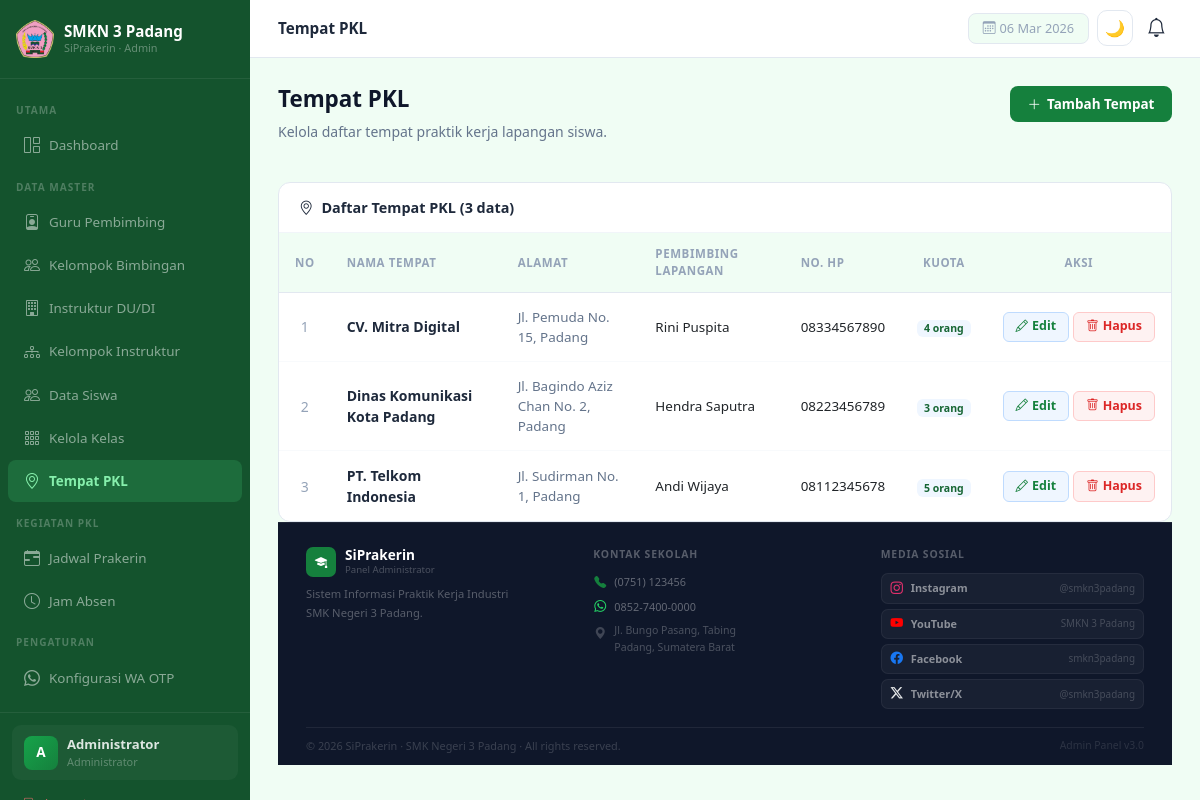
Page /admin/tempat/index.php (signed in) on the committed database.
### tables this page shows
CREATE TABLE `tempat_pkl` (
  `id` int(11) NOT NULL AUTO_INCREMENT,
  `nama_tempat` varchar(150) NOT NULL,
  `alamat` text DEFAULT NULL,
  `pembimbing_lapangan` varchar(100) DEFAULT NULL,
  `no_hp` varchar(20) DEFAULT NULL,
  `kuota` int(11) DEFAULT 0,
  `created_at` timestamp NOT NULL DEFAULT current_timestamp(),
  PRIMARY KEY (`id`)
);

### admin/tempat/index.php (the view, shortened to what this page needs)
<?php
require '../../config/database.php';
$result = mysqli_query($conn,"SELECT * FROM tempat_pkl ORDER BY nama_tempat ASC");
require '../layout/header.php';
?>
<div class="d-flex justify-content-between align-items-start page-header">
  <div>
    <h1>Tempat PKL</h1>
    <p>Kelola daftar tempat praktik kerja lapangan siswa.</p>
  </div>
  <a href="tambah.php" class="btn-primary-custom"><i class="bi bi-plus-lg"></i> Tambah Tempat</a>
</div>
<div class="table-card">
  <div class="table-card-header">
    <h5><i class="bi bi-geo-alt me-2"></i>Daftar Tempat PKL (<?= mysqli_num_rows($result) ?> data)</h5>
  </div>
  <div style="overflow-x:auto;"><table class="tbl">
    <thead><tr>
      <th style="width:45px;text-align:center">No</th>
      <th>Nama Tempat</th>
      <th>Alamat</th>
      <th>Pembimbing Lapangan</th>
      <th>No. HP</th>
      <th style="text-align:center">Kuota</th>
      <th style="text-align:center;width:130px">Aksi</th>
    </tr></thead>
    <tbody>
    <?php if(mysqli_num_rows($result)===0): ?>
      <tr><td colspan="7"><div class="empty-state"><i class="bi bi-geo-alt"></i><p>Belum ada tempat PKL.</p></div></td></tr>
    <?php else: $no=1; while($r=mysqli_fetch_assoc($result)): ?>
    <tr>
      <td style="text-align:center;color:#94a3b8;"><?= $no++ ?></td>
      <td style="font-weight:600;color:#1e293b;"><?= htmlspecialchars($r['nama_tempat']) ?></td>
      <td style="font-size:.84rem;color:#64748b;max-width:200px;"><?= htmlspecialchars($r['alamat']??'-') ?></td>
      <td style="font-size:.84rem;"><?= htmlspecialchars($r['pembimbing_lapangan']??'-') ?></td>
      <td style="font-size:.84rem;"><?= htmlspecialchars($r['no_hp']??'-') ?></td>
      <td style="text-align:center;">
        <span class="badge badge-blue"><?= $r['kuota'] ?> orang</span>
      </td>
      <td style="text-align:center;">
        <div class="d-flex gap-1 justify-content-center">
          <a href="edit.php?id=<?= $r['id'] ?>" class="btn-edit-sm"><i class="bi bi-pencil"></i> Edit</a>
          <a href="hapus.php?id=<?= $r['id'] ?>" class="btn-danger-sm btn-hapus" data-nama="tempat PKL <?= htmlspecialchars($r['nama_tempat']) ?>"><i class="bi bi-trash"></i> Hapus</a>
        </div>
      </td>
    </tr>
    <?php endwhile; endif; ?>
    </tbody>
  </table></div>
<?php require '../layout/footer.php'; ?>

### admin/layout/header.php (style rules this page uses)
:root { --primary: #15803d; --sidebar-bg: #14532d; --sidebar-w: 250px; --topbar-h: 58px; }
body { background: #f0fdf4; font-size: 0.9rem; }
.page-header { margin-bottom: 1.5rem; }
.page-header h1 { font-size: 1.4rem; font-weight: 800; color: #0f172a; }
.page-header p { color: #64748b; font-size: .875rem; margin-top: 3px; }
.table-card { background: #fff; border-radius: 12px; border: 1px solid #e2e8f0; overflow: hidden; }
.table-card-header { padding: 1rem 1.25rem; border-bottom: 1px solid #f1f5f9; display: flex; justify-content: space-between; align-items: center; flex-wrap: wrap; gap: 8px; }
.table-card-header h5 { font-weight: 700; font-size: .9rem; margin: 0; color: #1e293b; }
.tbl { width: 100%; border-collapse: collapse; }
.tbl thead th { background: #f0fdf4; padding: .75rem 1rem; text-align: left; font-size: .72rem; font-weight: 700; color: #94a3b8; letter-spacing: .05em; text-transform: uppercase; border-bottom: 1px solid #e2e8f0; }
.tbl tbody td { padding: .875rem 1rem; border-bottom: 1px solid #f8fafc; vertical-align: middle; font-size: .875rem; }
.tbl tbody tr:last-child td { border-bottom: none; }
.btn-primary-custom { background: #15803d; color: #fff; border: none; padding: .5rem 1.1rem; border-radius: 8px; font-weight: 600; font-size: .84rem; display: inline-flex; align-items: center; gap: 6px; text-decoration: none; transition: .18s; cursor: pointer; }
.btn-edit-sm { background: #eff6ff; color: #15803d; border: 1px solid #bfdbfe; padding: .3rem .75rem; border-radius: 6px; font-size: .78rem; font-weight: 600; text-decoration: none; display: inline-flex; align-items: center; gap: 4px; transition: .15s; }
.btn-danger-sm { background: #fef2f2; color: #dc2626; border: 1px solid #fecaca; padding: .3rem .75rem; border-radius: 6px; font-size: .78rem; font-weight: 600; text-decoration: none; display: inline-flex; align-items: center; gap: 4px; transition: .15s; }
.badge-blue { background: #eff6ff; color: #166534; }
:root { --primary: #15803d; --primary-dark: #166534; --text-main: #1e293b; --text-muted: #64748b; --border: #e2e8f0; --bg-body: #f0fdf4; --surface: #ffffff; --radius: 12px; --muted: #94a3b8; --text: #1e293b; --accent: #15803d; --r: 12px; }

### rows in the picture
tempat_pkl: nama_tempat "CV. Mitra Digital", alamat "Jl. Pemuda No. 15, Padang", pembimbing_lapangan "Rini Puspita", no_hp "08334567890", kuota "4"
tempat_pkl: nama_tempat "Dinas Komunikasi Kota Padang", alamat "Jl. Bagindo Aziz Chan No. 2, Padang", pembimbing_lapangan "Hendra Saputra", no_hp "08223456789", kuota "3"
tempat_pkl: nama_tempat "PT. Telkom Indonesia", alamat "Jl. Sudirman No. 1, Padang", pembimbing_lapangan "Andi Wijaya", no_hp "08112345678", kuota "5"

### other values in the picture
substr($_SESSION['nama']??'A',0,1) "A"
substr($_SESSION['nama']??'Admin',0,16) "Administrator"
$page_title "Tempat PKL"
mysqli_num_rows($result) "3"
$nm "Instagram"
$hndl "@smkn3padang"
$nm "YouTube"
$hndl "SMKN 3 Padang"
$nm "Facebook"
$hndl "smkn3padang"
$nm "Twitter/X"
